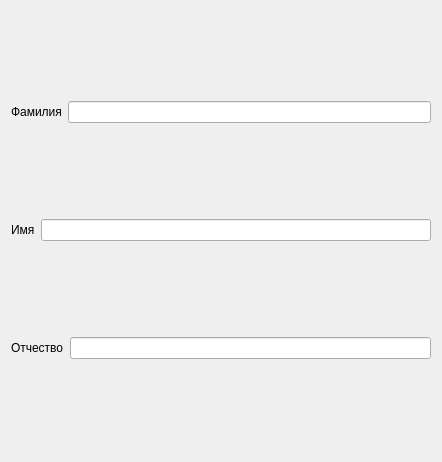
          <widget class="QWidget" name="page_3">
           <property name="geometry">
            <rect>
             <x>0</x>
             <y>0</y>
             <width>442</width>
             <height>462</height>
            </rect>
           </property>
           <attribute name="label">
            <string>Страница 1</string>
           </attribute>
           <layout class="QVBoxLayout" name="verticalLayout_5">
            <item>
             <layout class="QHBoxLayout" name="horizontalLayout_7">
              <item>
               <widget class="QLabel" name="label">
                <property name="text">
                 <string>Фамилия</string>
                </property>
               </widget>
              </item>
              <item>
               <widget class="QLineEdit" name="lineEdit_3"/>
              </item>
             </layout>
            </item>
            <item>
             <layout class="QHBoxLayout" name="horizontalLayout_8">
              <item>
               <widget class="QLabel" name="label_2">
                <property name="text">
                 <string>Имя</string>
                </property>
               </widget>
              </item>
              <item>
               <widget class="QLineEdit" name="lineEdit_4"/>
              </item>
             </layout>
            </item>
            <item>
             <layout class="QHBoxLayout" name="horizontalLayout_9">
              <item>
               <widget class="QLabel" name="label_3">
                <property name="text">
                 <string>Отчество</string>
                </property>
               </widget>
              </item>
              <item>
               <widget class="QLineEdit" name="lineEdit_5"/>
              </item>
             </layout>
            </item>
           </layout>
          </widget>
